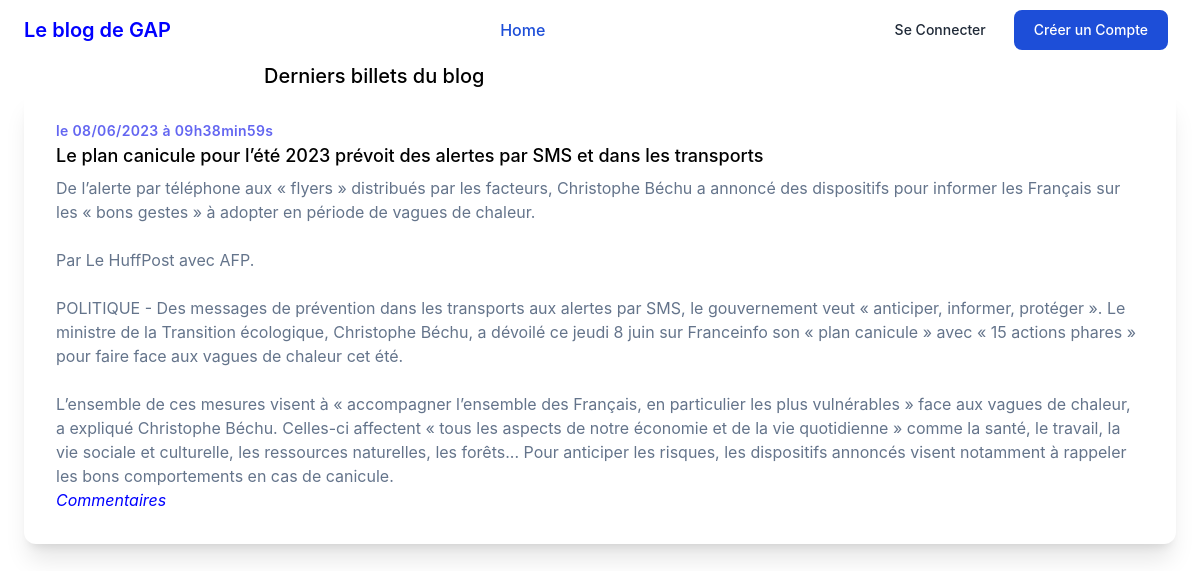
The page / on the database its author committed.
### tables this page shows
CREATE TABLE IF NOT EXISTS `posts` (
  `id` int NOT NULL AUTO_INCREMENT,
  `title` varchar(255) NOT NULL,
  `content` text NOT NULL,
  `creation_date` datetime NOT NULL,
  PRIMARY KEY (`id`)
);

### src/controllers/homepage.php (called while the page is built, shortened)
<?php
require_once('src/lib/database.php');
require_once('src/model/post.php');
class Homepage
{
    public function execute()
    {
        $postRepository = new PostRepository();
        $postRepository->connection = new DatabaseConnection();
        $posts = $postRepository->getPosts();
        require('templates/homepage.php');
    }
}

### src/lib/database.php (called while the page is built, shortened)
<?php
class DatabaseConnection
{
    public ?\PDO $database = null;
    public function getConnection(): \PDO
    {
        if ($this->database === null) {
            $this->database = new \PDO('mysql:host=localhost;dbname=blog;charset=utf8', 'root', '');
        }
        return $this->database;
    }
}

### src/model/post.php (called while the page is built, shortened)
<?php
require_once('src/lib/database.php');
class PostRepository
{
    public DatabaseConnection $connection;
    public function getPosts(): array
    {
        $statement = $this->connection->getConnection()->query(
            "SELECT id, title, content, DATE_FORMAT(creation_date, '%d/%m/%Y à %Hh%imin%ss') AS french_creation_date FROM posts ORDER BY creation_date DESC LIMIT 0, 5"
        );
        $posts = [];
        while (($row = $statement->fetch())) {
            $post = new Post();
            $post->title = $row['title'];
            $post->frenchCreationDate = $row['french_creation_date'];
            $post->content = $row['content'];
            $post->identifier = $row['id'];
            $posts[] = $post;
        }
        return $posts;
    }
}

### templates/homepage.php (the view, shortened to what this page needs)
<div class="max-w-md mx-auto bg-white rounded-xl overflow-hidden md:max-w-2xl">
    <div class="md:flex">
        <p class="block mt-1 text-xl leading-tight font-medium text-black text-center">Derniers billets du blog </p>
    </div>
</div>
<?php
foreach ($posts as $post) {
?>
    <div id="divpost" class="max-w-md mx-auto mb-2 bg-white rounded-xl shadow-xl overflow-hidden md:max-w-6xl" id="divEditPost">
        <div class="md:flex">
            <div class="p-8">
                <div class="tracking-wide text-sm text-indigo-500 font-semibold">le <?= $post->frenchCreationDate; ?></div>
                <p class="block mt-1 text-lg leading-tight font-medium text-black hover:underline"><?= htmlspecialchars($post->title); ?></p>
                <p class="mt-2 text-slate-500"><?= nl2br(htmlspecialchars($post->content)); ?>
                    <br />
                    <em><a href="index.php?action=post&id=<?= urlencode($post->identifier) ?>">Commentaires</a></em>
                </p>
            </div>
        </div>
    </div>
<?php
}
?>
<?php require('layout.php') ?>

### rows shown on the page
posts: frenchCreationDate "08/06/2023 à 09h38min59s", title "Le plan canicule pour l’été 2023 prévoit des alertes par SMS et dans les transports", content "De l’alerte par téléphone aux « flyers » distribués par les facteurs, Christophe Béchu a annoncé des dispositifs pour informer les Français sur les « bons gestes » à adopter en période de vagues de chaleur. Par Le HuffPost avec AFP. POLITIQUE - Des messages de prévention dans les transports aux alertes par SMS, le gouvernement veut « anticiper, informer, protéger ». Le ministre de la Transition écologique, Christophe Béchu, a dévoilé ce jeudi 8 juin sur Franceinfo son « plan canicule » avec « 15 actions phares » pour faire face aux vagues de chaleur cet été. L’ensemble de ces mesures visent à « accompagner l’ensemble des Français, en particulier les plus vulnérables » face aux vagues de…"

### other values the page prints
$title "Le blog de GAP"
